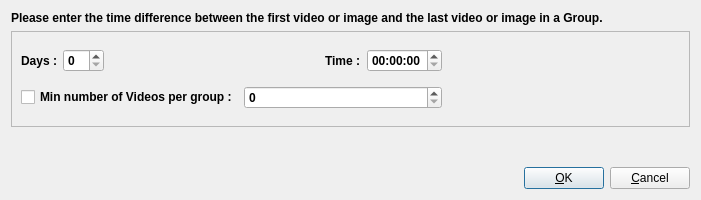
<?xml version="1.0" encoding="UTF-8"?>
<ui version="4.0">
 <class>uiDialogDelta</class>
 <widget class="QDialog" name="uiDialogDelta">
  <property name="geometry">
   <rect>
    <x>0</x>
    <y>0</y>
    <width>691</width>
    <height>200</height>
   </rect>
  </property>
  <property name="font">
   <font>
    <weight>75</weight>
    <bold>true</bold>
   </font>
  </property>
  <property name="windowTitle">
   <string>Dialog</string>
  </property>
  <layout class="QVBoxLayout" name="verticalLayout_2">
   <item>
    <widget class="QLabel" name="m_pLabelHeader">
     <property name="text">
      <string>Please enter the time difference between the first video or image and the last video or image in a Group.</string>
     </property>
    </widget>
   </item>
   <item>
    <widget class="QFrame" name="frame">
     <property name="minimumSize">
      <size>
       <width>679</width>
       <height>96</height>
      </size>
     </property>
     <property name="frameShape">
      <enum>QFrame::StyledPanel</enum>
     </property>
     <property name="frameShadow">
      <enum>QFrame::Raised</enum>
     </property>
     <widget class="QWidget" name="verticalLayoutWidget">
      <property name="geometry">
       <rect>
        <x>10</x>
        <y>10</y>
        <width>421</width>
        <height>76</height>
       </rect>
      </property>
      <layout class="QVBoxLayout" name="verticalLayout">
       <item>
        <layout class="QHBoxLayout" name="horizontalLayout_2">
         <item>
          <widget class="QLabel" name="label_2">
           <property name="text">
            <string>Days :</string>
           </property>
          </widget>
         </item>
         <item>
          <widget class="QSpinBox" name="m_pSpinDeltaDays"/>
         </item>
         <item>
          <spacer name="horizontalSpacer_2">
           <property name="orientation">
            <enum>Qt::Horizontal</enum>
           </property>
           <property name="sizeHint" stdset="0">
            <size>
             <width>40</width>
             <height>20</height>
            </size>
           </property>
          </spacer>
         </item>
         <item>
          <widget class="QLabel" name="label_3">
           <property name="text">
            <string>Time :</string>
           </property>
          </widget>
         </item>
         <item>
          <widget class="QTimeEdit" name="m_pDeltaTime"/>
         </item>
        </layout>
       </item>
       <item>
        <layout class="QHBoxLayout" name="horizontalLayout_3">
         <item>
          <widget class="QCheckBox" name="m_pCheckMin">
           <property name="text">
            <string>Min number of Videos per group :</string>
           </property>
          </widget>
         </item>
         <item>
          <widget class="QSpinBox" name="m_pSpinMin"/>
         </item>
        </layout>
       </item>
      </layout>
     </widget>
    </widget>
   </item>
   <item>
    <spacer name="verticalSpacer">
     <property name="orientation">
      <enum>Qt::Vertical</enum>
     </property>
     <property name="sizeHint" stdset="0">
      <size>
       <width>20</width>
       <height>17</height>
      </size>
     </property>
    </spacer>
   </item>
   <item>
    <layout class="QHBoxLayout" name="horizontalLayout">
     <item>
      <spacer name="horizontalSpacer">
       <property name="orientation">
        <enum>Qt::Horizontal</enum>
       </property>
       <property name="sizeHint" stdset="0">
        <size>
         <width>40</width>
         <height>20</height>
        </size>
       </property>
      </spacer>
     </item>
     <item>
      <widget class="QPushButton" name="buttonOk">
       <property name="font">
        <font>
         <weight>50</weight>
         <bold>false</bold>
        </font>
       </property>
       <property name="text">
        <string>&amp;OK</string>
       </property>
      </widget>
     </item>
     <item>
      <widget class="QPushButton" name="buttonCancel">
       <property name="font">
        <font>
         <weight>50</weight>
         <bold>false</bold>
        </font>
       </property>
       <property name="text">
        <string>&amp;Cancel</string>
       </property>
      </widget>
     </item>
    </layout>
   </item>
  </layout>
 </widget>
 <resources/>
 <connections/>
</ui>
